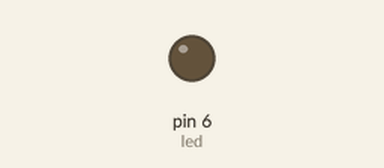
Bench run of a sketch on a simulated Arduino Uno, built with avr-gcc and run on an emulated ATmega328P. Shown: output pins drawn as LEDs (lit = HIGH).

Above: at 0.05 s.
At 1.15 s:
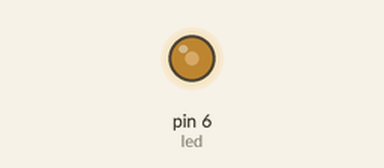
At 2.3 s:
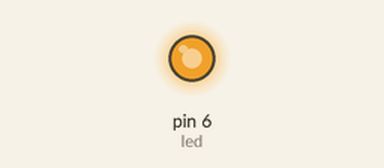
At 4.6 s:
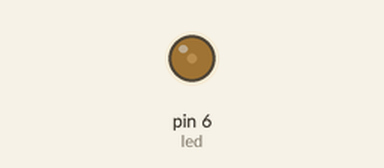
Timing chart, 0 to 6.6 s (numbered marks = the images above):
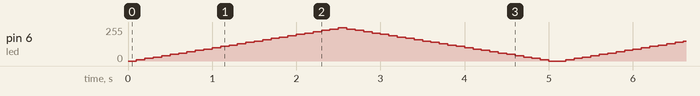

The sketch:

mianal_anjatvel.ino
```cpp
int led = 6;
int value = 0;
int val = 250;
void setup() {
  // put your setup code here, to run once:
  pinMode(led, OUTPUT);

}

void loop() {
  // put your main code here, to run repeatedly:

  while(value < 250){
  analogWrite(led, value);
  value += 10;
  delay(100);
  }
  if(value > 0){
      value = 0;
    }
    while(val >= 0){
  analogWrite(led, val);
  val -= 10;
  delay(100);
  }
    if(val <= 250){
      val = 250;
    }
}
```
